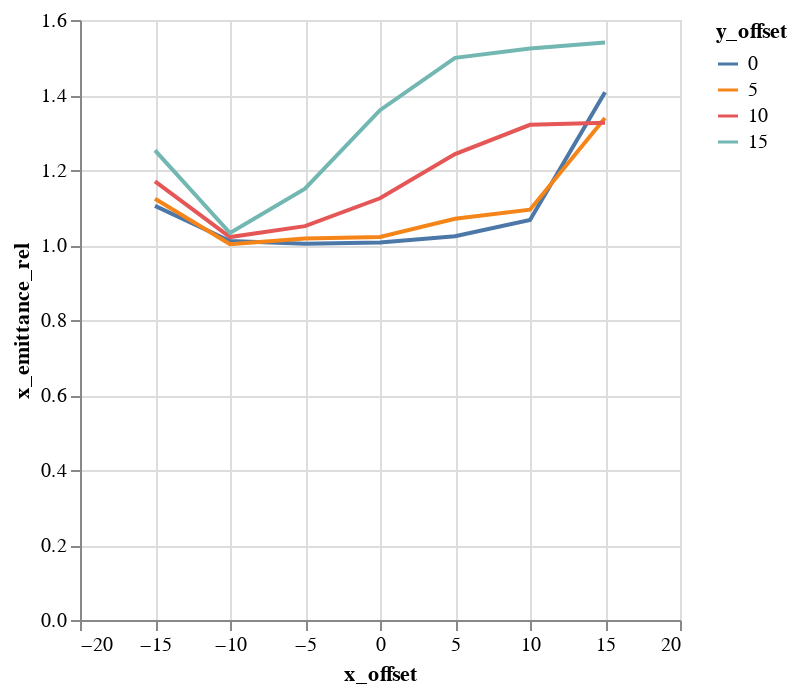

Write notebook code for a chart like this one.
### Code cell
alt.Chart(emit_df).mark_line().encode(
    color='y_offset:N',
    x='x_offset',
    y='x_emittance_rel',
)

### Figure 1 — Vega-Lite specification as saved in the notebook (floating-point values rounded to 4 significant figures)
{"$schema": "https://vega.github.io/schema/vega-lite/v1.2.1.json", "data": {"values": [{"losses": 1, "relbeta": 0.002308, "sourceID": 16777222, "sourceName": "x_-15_y_0", "x_emittance": 1.79, "x_emittance_rel": 1.104, "x_norm_emittance": 0.004133, "x_offset": -15, "y_emittance": 1.572, "y_emittance_rel": 0.9997, "y_norm_emittance": 0.003628, "y_offset": 0}, {"losses": 1, "relbeta": 0.002308, "sourceID": 16777229, "sourceName": "x_-15_y_5", "x_emittance": 1.79, "x_emittance_rel": 1.123, "x_norm_emittance": 0.004131, "x_offset": -15, "y_emittance": 1.619, "y_emittance_rel": 1.016, "y_norm_emittance": 0.003737, "y_offset": 5}, {"losses": 0, "relbeta": 0.002308, "sourceID": 16777236, "sourceName": "x_-15_y_10", "x_emittance": 1.892, "x_emittance_rel": 1.17, "x_norm_emittance": 0.004367, "x_offset": -15, "y_emittance": 1.682, "y_emittance_rel": 1.054, "y_norm_emittance": 0.003883, "y_offset": 10}, {"losses": 1, "relbeta": 0.002308, "sourceID": 16777243, "sourceName": "x_-15_y_15", "x_emittance": 2.093, "x_emittance_rel": 1.252, "x_norm_emittance": 0.004832, "x_offset": -15, "y_emittance": 1.803, "y_emittance_rel": 1.085, "y_norm_emittance": 0.004162, "y_offset": 15}, {"losses": 0, "relbeta": 0.002308, "sourceID": 16777220, "sourceName": "x_-10_y_0", "x_emittance": 1.609, "x_emittance_rel": 1.011, "x_norm_emittance": 0.003715, "x_offset": -10, "y_emittance": 1.553, "y_emittance_rel": 0.9999, "y_norm_emittance": 0.003584, "y_offset": 0}, {"losses": 0, "relbeta": 0.002308, "sourceID": 16777227, "sourceName": "x_-10_y_5", "x_emittance": 1.616, "x_emittance_rel": 1.002, "x_norm_emittance": 0.003731, "x_offset": -10, "y_emittance": 1.589, "y_emittance_rel": 1.006, "y_norm_emittance": 0.003669, "y_offset": 5}, {"losses": 0, "relbeta": 0.002308, "sourceID": 16777234, "sourceName": "x_-10_y_10", "x_emittance": 1.518, "x_emittance_rel": 1.021, "x_norm_emittance": 0.003504, "x_offset": -10, "y_emittance": 1.697, "y_emittance_rel": 1.019, "y_norm_emittance": 0.003917, "y_offset": 10}, {"losses": 0, "relbeta": 0.002308, "sourceID": 16777241, "sourceName": "x_-10_y_15", "x_emittance": 1.496, "x_emittance_rel": 1.032, "x_norm_emittance": 0.003454, "x_offset": -10, "y_emittance": 1.673, "y_emittance_rel": 1.023, "y_norm_emittance": 0.003861, "y_offset": 15}, {"losses": 0, "relbeta": 0.002308, "sourceID": 16777218, "sourceName": "x_-5_y_0", "x_emittance": 1.682, "x_emittance_rel": 1.004, "x_norm_emittance": 0.003884, "x_offset": -5, "y_emittance": 1.723, "y_emittance_rel": 1.003, "y_norm_emittance": 0.003978, "y_offset": 0}, {"losses": 0, "relbeta": 0.002308, "sourceID": 16777225, "sourceName": "x_-5_y_5", "x_emittance": 1.55, "x_emittance_rel": 1.017, "x_norm_emittance": 0.003578, "x_offset": -5, "y_emittance": 1.657, "y_emittance_rel": 1.019, "y_norm_emittance": 0.003824, "y_offset": 5}, {"losses": 0, "relbeta": 0.002308, "sourceID": 16777232, "sourceName": "x_-5_y_10", "x_emittance": 1.588, "x_emittance_rel": 1.05, "x_norm_emittance": 0.003665, "x_offset": -5, "y_emittance": 1.633, "y_emittance_rel": 1.057, "y_norm_emittance": 0.003769, "y_offset": 10}, {"losses": 0, "relbeta": 0.002308, "sourceID": 16777239, "sourceName": "x_-5_y_15", "x_emittance": 1.946, "x_emittance_rel": 1.15, "x_norm_emittance": 0.004491, "x_offset": -5, "y_emittance": 1.71, "y_emittance_rel": 1.137, "y_norm_emittance": 0.003949, "y_offset": 15}, {"losses": 0, "relbeta": 0.002309, "sourceID": 16777216, "sourceName": "x_0_y_0", "x_emittance": 1.551, "x_emittance_rel": 1.007, "x_norm_emittance": 0.003579, "x_offset": 0, "y_emittance": 1.543, "y_emittance_rel": 1.004, "y_norm_emittance": 0.003563, "y_offset": 0}, {"losses": 0, "relbeta": 0.002309, "sourceID": 16777223, "sourceName": "x_0_y_5", "x_emittance": 1.573, "x_emittance_rel": 1.021, "x_norm_emittance": 0.003632, "x_offset": 0, "y_emittance": 1.603, "y_emittance_rel": 1.044, "y_norm_emittance": 0.0037, "y_offset": 5}, {"losses": 0, "relbeta": 0.002309, "sourceID": 16777230, "sourceName": "x_0_y_10", "x_emittance": 1.578, "x_emittance_rel": 1.125, "x_norm_emittance": 0.003642, "x_offset": 0, "y_emittance": 1.669, "y_emittance_rel": 1.131, "y_norm_emittance": 0.003853, "y_offset": 10}, {"losses": 0, "relbeta": 0.002309, "sourceID": 16777237, "sourceName": "x_0_y_15", "x_emittance": 2.404, "x_emittance_rel": 1.359, "x_norm_emittance": 0.005549, "x_offset": 0, "y_emittance": 2.257, "y_emittance_rel": 1.4, "y_norm_emittance": 0.00521, "y_offset": 15}, {"losses": 0, "relbeta": 0.002309, "sourceID": 16777217, "sourceName": "x_5_y_0", "x_emittance": 1.586, "x_emittance_rel": 1.023, "x_norm_emittance": 0.003661, "x_offset": 5, "y_emittance": 1.696, "y_emittance_rel": 1.013, "y_norm_emittance": 0.003916, "y_offset": 0}, {"losses": 0, "relbeta": 0.002309, "sourceID": 16777224, "sourceName": "x_5_y_5", "x_emittance": 1.714, "x_emittance_rel": 1.07, "x_norm_emittance": 0.003958, "x_offset": 5, "y_emittance": 1.552, "y_emittance_rel": 1.053, "y_norm_emittance": 0.003582, "y_offset": 5}, {"losses": 0, "relbeta": 0.002309, "sourceID": 16777231, "sourceName": "x_5_y_10", "x_emittance": 1.817, "x_emittance_rel": 1.242, "x_norm_emittance": 0.004195, "x_offset": 5, "y_emittance": 1.776, "y_emittance_rel": 1.114, "y_norm_emittance": 0.004099, "y_offset": 10}, {"losses": 0, "relbeta": 0.002309, "sourceID": 16777238, "sourceName": "x_5_y_15", "x_emittance": 2.396, "x_emittance_rel": 1.499, "x_norm_emittance": 0.005532, "x_offset": 5, "y_emittance": 2.328, "y_emittance_rel": 1.479, "y_norm_emittance": 0.005374, "y_offset": 15}, {"losses": 0, "relbeta": 0.002309, "sourceID": 16777219, "sourceName": "x_10_y_0", "x_emittance": 1.621, "x_emittance_rel": 1.067, "x_norm_emittance": 0.003741, "x_offset": 10, "y_emittance": 1.621, "y_emittance_rel": 1.014, "y_norm_emittance": 0.003743, "y_offset": 0}, {"losses": 0, "relbeta": 0.002309, "sourceID": 16777226, "sourceName": "x_10_y_5", "x_emittance": 1.584, "x_emittance_rel": 1.094, "x_norm_emittance": 0.003656, "x_offset": 10, "y_emittance": 1.531, "y_emittance_rel": 1.016, "y_norm_emittance": 0.003535, "y_offset": 5}, {"losses": 0, "relbeta": 0.002309, "sourceID": 16777233, "sourceName": "x_10_y_10", "x_emittance": 2.301, "x_emittance_rel": 1.32, "x_norm_emittance": 0.005313, "x_offset": 10, "y_emittance": 1.935, "y_emittance_rel": 1.2, "y_norm_emittance": 0.004467, "y_offset": 10}, {"losses": 0, "relbeta": 0.002309, "sourceID": 16777240, "sourceName": "x_10_y_15", "x_emittance": 2.397, "x_emittance_rel": 1.524, "x_norm_emittance": 0.005533, "x_offset": 10, "y_emittance": 2.15, "y_emittance_rel": 1.423, "y_norm_emittance": 0.004964, "y_offset": 15}, {"losses": 0, "relbeta": 0.002308, "sourceID": 16777221, "sourceName": "x_15_y_0", "x_emittance": 2.109, "x_emittance_rel": 1.407, "x_norm_emittance": 0.004867, "x_offset": 15, "y_emittance": 1.593, "y_emittance_rel": 1.009, "y_norm_emittance": 0.003677, "y_offset": 0}, {"losses": 1, "relbeta": 0.002308, "sourceID": 16777228, "sourceName": "x_15_y_5", "x_emittance": 2.105, "x_emittance_rel": 1.339, "x_norm_emittance": 0.004858, "x_offset": 15, "y_emittance": 1.53, "y_emittance_rel": 1.03, "y_norm_emittance": 0.003533, "y_offset": 5}, {"losses": 0, "relbeta": 0.002308, "sourceID": 16777235, "sourceName": "x_15_y_10", "x_emittance": 2.152, "x_emittance_rel": 1.326, "x_norm_emittance": 0.004967, "x_offset": 15, "y_emittance": 1.846, "y_emittance_rel": 1.143, "y_norm_emittance": 0.004262, "y_offset": 10}, {"losses": 0, "relbeta": 0.002308, "sourceID": 16777242, "sourceName": "x_15_y_15", "x_emittance": 2.333, "x_emittance_rel": 1.54, "x_norm_emittance": 0.005385, "x_offset": 15, "y_emittance": 2.24, "y_emittance_rel": 1.411, "y_norm_emittance": 0.00517, "y_offset": 15}]}, "encoding": {"color": {"field": "y_offset", "type": "nominal"}, "x": {"field": "x_offset", "type": "quantitative"}, "y": {"field": "x_emittance_rel", "type": "quantitative"}}, "mark": "line"}
